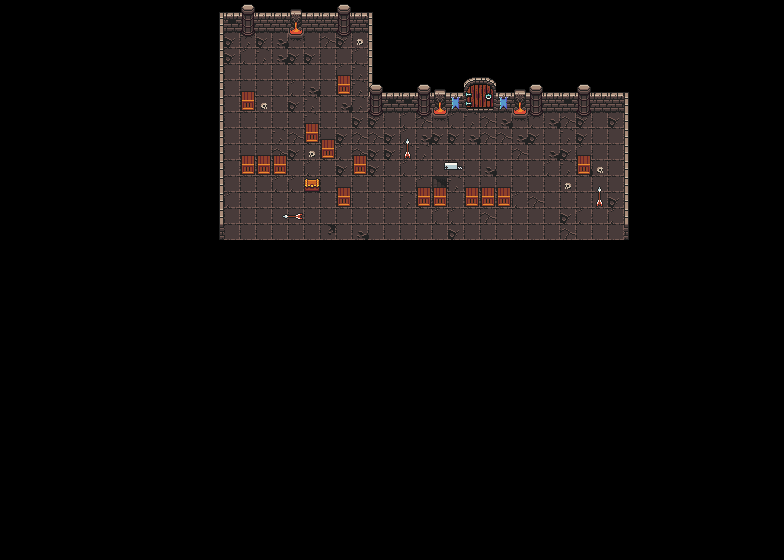

This game map was drawn from its Tiled (.tmx) file and the tilesets committed beside it. A one-line description and the trimmed map source follow:
An orthogonal 49x35 tile map with 16x16 px tiles, 3 tile layers (Boden, Wand, Objekte), 3 hidden layers not drawn.

<map version="1.8" tiledversion="1.8.4" orientation="orthogonal" renderorder="right-down" width="49" height="35" tilewidth="16" tileheight="16" infinite="0" nextlayerid="9" nextobjectid="1">
 <tileset firstgid="1" source="Dungeon.tsx" />
 <layer id="1" name="Boden" width="49" height="35">
  <data>[1715 cells, 245 non-empty, 8 distinct tile ids]</data>
 </layer>
 <layer id="2" name="Wand" width="49" height="35">
  <data>[1715 cells, 80 non-empty, 9 distinct tile ids]</data>
 </layer>
 <layer id="3" name="Unten" width="49" height="35" visible="0">
  <data>[1715 cells, 50 non-empty, 2 distinct tile ids]</data>
 </layer>
 <layer id="4" name="Objekte" width="49" height="35">
  <data>[1715 cells, 83 non-empty, 22 distinct tile ids]</data>
 </layer>
 <layer id="7" name="HitBox" width="49" height="35" visible="0">
  <data>[1715 cells, 80 non-empty, 1 distinct tile ids]</data>
 </layer>
 <layer id="8" name="UntenEvent" width="49" height="35" visible="0">
  <data>[1715 cells, 25 non-empty, 1 distinct tile ids]</data>
 </layer>
</map>